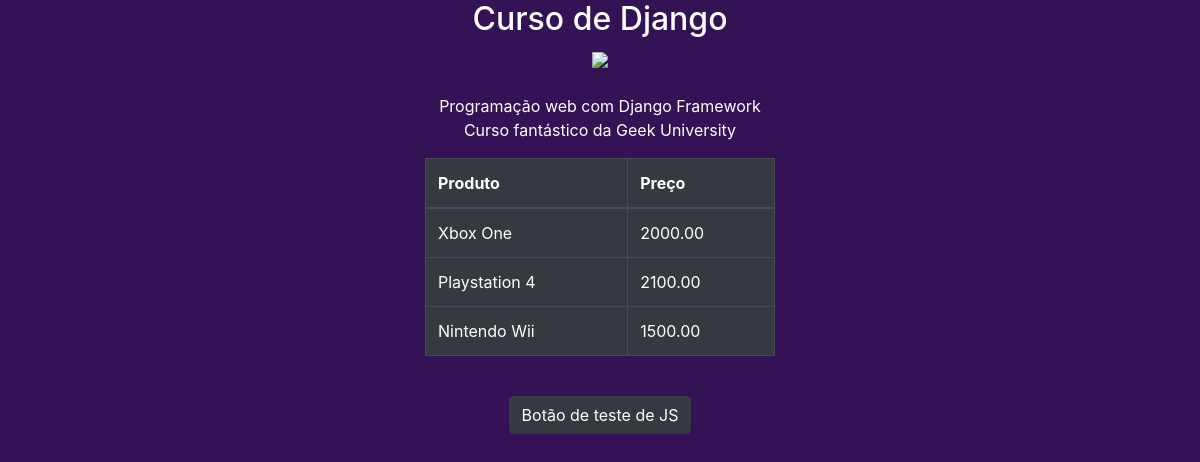
The page / on the database its author committed.
### core/models.py (models this page shows, shortened)
class Produto(models.Model):
    nome = models.CharField('Nome', max_length=100)
    proco = models.DecimalField("Preço", decimal_places=2, max_digits=8)
    estoque = models.IntegerField("Quantidade")

### core/views.py (the view)
# urls.py: path('', index, name='index'),
def index(request):
    produtos = Produto.objects.all()
    context = {
        'curso': 'Programação web com Django Framework',
        'apresentacao': 'Curso fantástico da Geek University',
        'produtos': produtos
    }
    return render(request, 'index.html', context)

### core/templates/index.html (shortened to what this page needs)
{% load static %}
<!DOCTYPE html>
<html lang="pt-br">
<head>
    <link rel="stylesheet" href="https://stackpath.bootstrapcdn.com/bootstrap/4.5.0/css/bootstrap.min.css"
>
    <link rel="stylesheet" href="{% static 'css/estilos.css' %}">
</head>
<body>
    <center>
        <h2>Curso de Django</h2>
        <img src="{% static 'images/logo.jpg' %}">
        <br><br>
        <p>{{ curso }}<br>{{ apresentacao }}</p>
        <div class="container">
            <div class="row justify-content-center">
                <div class="col-4">
                    <table class="table table-bordered table-dark" >
                        <thead>
                            <th>Produto</th>
                            <th>Preço</th>
                        </thead>
                        <tbody>
                            {% for produto in produtos%}
                                <tr>
                                    <td><a href="{% url 'produto' produto.id %}" > {{ produto.nome }}</a></td>
                                    <td>{{ produto.proco }}</td>
                                </tr>
                            {% endfor%}
                        </tbody>
                    </table>
                </div>
            </div>
        </div>
        <br>
        <button onclick="teste();" class="btn btn-dark">Botão de teste de JS</button>
    </center>
</body>
</html>

### core/static/css/estilos.css (style rules this page uses)
body { background-color: #341256; color: #ffffff; }
a { text-decoration: none; color: #ffffff; }

### rows shown on the page
Produto: nome "Xbox One", proco "2000.00"
Produto: nome "Playstation 4", proco "2100.00"
Produto: nome "Nintendo Wii", proco "1500.00"

### other values the page prints
{{ curso }} "Programação web com Django Framework"
{{ apresentacao }} "Curso fantástico da Geek University"
